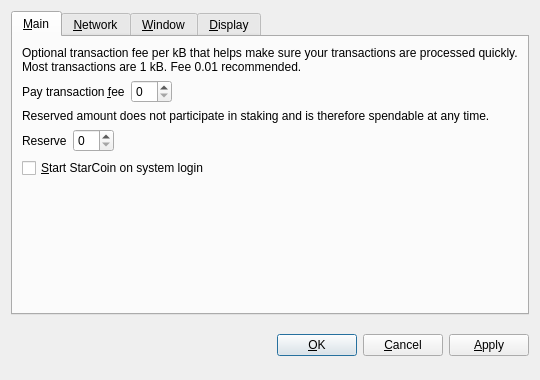
<?xml version="1.0" encoding="UTF-8"?>
<ui version="4.0">
 <class>OptionsDialog</class>
 <widget class="QDialog" name="OptionsDialog">
  <property name="geometry">
   <rect>
    <x>0</x>
    <y>0</y>
    <width>540</width>
    <height>380</height>
   </rect>
  </property>
  <property name="windowTitle">
   <string>Options</string>
  </property>
  <property name="modal">
   <bool>true</bool>
  </property>
  <layout class="QVBoxLayout" name="verticalLayout">
   <item>
    <widget class="QTabWidget" name="tabWidget">
     <property name="tabPosition">
      <enum>QTabWidget::North</enum>
     </property>
     <property name="currentIndex">
      <number>0</number>
     </property>
     <widget class="QWidget" name="tabMain">
      <attribute name="title">
       <string>&amp;Main</string>
      </attribute>
      <layout class="QVBoxLayout" name="verticalLayout_Main">
       <item>
        <widget class="QLabel" name="transactionFeeInfoLabel">
         <property name="text">
          <string>Optional transaction fee per kB that helps make sure your transactions are processed quickly. Most transactions are 1 kB. Fee 0.01 recommended.</string>
         </property>
         <property name="textFormat">
          <enum>Qt::PlainText</enum>
         </property>
         <property name="wordWrap">
          <bool>true</bool>
         </property>
        </widget>
       </item>
       <item>
        <layout class="QHBoxLayout" name="horizontalLayoutFee">
         <item>
          <widget class="QLabel" name="transactionFeeLabel">
           <property name="text">
            <string>Pay transaction &amp;fee</string>
           </property>
           <property name="textFormat">
            <enum>Qt::PlainText</enum>
           </property>
           <property name="buddy">
            <cstring>transactionFee</cstring>
           </property>
          </widget>
         </item>
         <item>
          <widget class="BitcoinAmountField" name="transactionFee"/>
         </item>
         <item>
          <spacer name="horizontalSpacerFee">
           <property name="orientation">
            <enum>Qt::Horizontal</enum>
           </property>
           <property name="sizeHint" stdset="0">
            <size>
             <width>40</width>
             <height>20</height>
            </size>
           </property>
          </spacer>
         </item>
        </layout>
       </item>
       <item>
        <widget class="QLabel" name="reserveBalanceInfoLabel">
         <property name="text">
          <string>Reserved amount does not participate in staking and is therefore spendable at any time.</string>
         </property>
         <property name="textFormat">
          <enum>Qt::PlainText</enum>
         </property>
         <property name="wordWrap">
          <bool>true</bool>
         </property>
        </widget>
       </item>
       <item>
        <layout class="QHBoxLayout" name="horizontalLayoutReserveBalance">
         <item>
          <widget class="QLabel" name="reserveBalanceLabel">
           <property name="text">
            <string>Reserve</string>
           </property>
           <property name="textFormat">
            <enum>Qt::PlainText</enum>
           </property>
           <property name="buddy">
            <cstring>reserveBalance</cstring>
           </property>
          </widget>
         </item>
         <item>
          <widget class="BitcoinAmountField" name="reserveBalance"/>
         </item>
         <item>
          <spacer name="horizontalSpacerReserveBalance">
           <property name="orientation">
            <enum>Qt::Horizontal</enum>
           </property>
           <property name="sizeHint" stdset="0">
            <size>
             <width>40</width>
             <height>20</height>
            </size>
           </property>
          </spacer>
         </item>
        </layout>
       </item>
       <item>
        <widget class="QCheckBox" name="bitcoinAtStartup">
         <property name="toolTip">
          <string>Automatically start StarCoin after logging in to the system.</string>
         </property>
         <property name="text">
          <string>&amp;Start StarCoin on system login</string>
         </property>
        </widget>
       </item>
       <item>
        <spacer name="verticalSpacer_Main">
         <property name="orientation">
          <enum>Qt::Vertical</enum>
         </property>
         <property name="sizeHint" stdset="0">
          <size>
           <width>20</width>
           <height>40</height>
          </size>
         </property>
        </spacer>
       </item>
      </layout>
     </widget>
     <widget class="QWidget" name="tabNetwork">
      <attribute name="title">
       <string>&amp;Network</string>
      </attribute>
      <layout class="QVBoxLayout" name="verticalLayout_Network">
       <item>
        <widget class="QCheckBox" name="mapPortUpnp">
         <property name="toolTip">
          <string>Automatically open the StarCoin client port on the router. This only works when your router supports UPnP and it is enabled.</string>
         </property>
         <property name="text">
          <string>Map port using &amp;UPnP</string>
         </property>
        </widget>
       </item>
       <item>
        <widget class="QCheckBox" name="connectSocks">
         <property name="toolTip">
          <string>Connect to the StarCoin network through a SOCKS proxy (e.g. when connecting through Tor).</string>
         </property>
         <property name="text">
          <string>&amp;Connect through SOCKS proxy:</string>
         </property>
        </widget>
       </item>
       <item>
        <layout class="QHBoxLayout" name="horizontalLayout_Network">
         <item>
          <widget class="QLabel" name="proxyIpLabel">
           <property name="text">
            <string>Proxy &amp;IP:</string>
           </property>
           <property name="textFormat">
            <enum>Qt::PlainText</enum>
           </property>
           <property name="buddy">
            <cstring>proxyIp</cstring>
           </property>
          </widget>
         </item>
         <item>
          <widget class="QValidatedLineEdit" name="proxyIp">
           <property name="maximumSize">
            <size>
             <width>140</width>
             <height>16777215</height>
            </size>
           </property>
           <property name="toolTip">
            <string>IP address of the proxy (e.g. 127.0.0.1)</string>
           </property>
          </widget>
         </item>
         <item>
          <widget class="QLabel" name="proxyPortLabel">
           <property name="text">
            <string>&amp;Port:</string>
           </property>
           <property name="textFormat">
            <enum>Qt::PlainText</enum>
           </property>
           <property name="buddy">
            <cstring>proxyPort</cstring>
           </property>
          </widget>
         </item>
         <item>
          <widget class="QLineEdit" name="proxyPort">
           <property name="maximumSize">
            <size>
             <width>55</width>
             <height>16777215</height>
            </size>
           </property>
           <property name="toolTip">
            <string>Port of the proxy (e.g. 9050)</string>
           </property>
          </widget>
         </item>
         <item>
          <widget class="QLabel" name="socksVersionLabel">
           <property name="text">
            <string>SOCKS &amp;Version:</string>
           </property>
           <property name="textFormat">
            <enum>Qt::PlainText</enum>
           </property>
           <property name="buddy">
            <cstring>socksVersion</cstring>
           </property>
          </widget>
         </item>
         <item>
          <widget class="QValueComboBox" name="socksVersion">
           <property name="toolTip">
            <string>SOCKS version of the proxy (e.g. 5)</string>
           </property>
          </widget>
         </item>
         <item>
          <spacer name="horizontalSpacer_Network">
           <property name="orientation">
            <enum>Qt::Horizontal</enum>
           </property>
           <property name="sizeHint" stdset="0">
            <size>
             <width>40</width>
             <height>20</height>
            </size>
           </property>
          </spacer>
         </item>
        </layout>
       </item>
       <item>
        <spacer name="verticalSpacer_Network">
         <property name="orientation">
          <enum>Qt::Vertical</enum>
         </property>
         <property name="sizeHint" stdset="0">
          <size>
           <width>20</width>
           <height>40</height>
          </size>
         </property>
        </spacer>
       </item>
      </layout>
     </widget>
     <widget class="QWidget" name="tabWindow">
      <attribute name="title">
       <string>&amp;Window</string>
      </attribute>
      <layout class="QVBoxLayout" name="verticalLayout_Window">
       <item>
        <widget class="QCheckBox" name="minimizeToTray">
         <property name="toolTip">
          <string>Show only a tray icon after minimizing the window.</string>
         </property>
         <property name="text">
          <string>&amp;Minimize to the tray instead of the taskbar</string>
         </property>
        </widget>
       </item>
       <item>
        <widget class="QCheckBox" name="minimizeOnClose">
         <property name="toolTip">
          <string>Minimize instead of exit the application when the window is closed. When this option is enabled, the application will be closed only after selecting Quit in the menu.</string>
         </property>
         <property name="text">
          <string>M&amp;inimize on close</string>
         </property>
        </widget>
       </item>
       <item>
        <spacer name="verticalSpacer_Window">
         <property name="orientation">
          <enum>Qt::Vertical</enum>
         </property>
         <property name="sizeHint" stdset="0">
          <size>
           <width>20</width>
           <height>40</height>
          </size>
         </property>
        </spacer>
       </item>
      </layout>
     </widget>
     <widget class="QWidget" name="tabDisplay">
      <attribute name="title">
       <string>&amp;Display</string>
      </attribute>
      <layout class="QVBoxLayout" name="verticalLayout_Display">
       <item>
        <layout class="QHBoxLayout" name="horizontalLayout_1_Display">
         <item>
          <widget class="QLabel" name="langLabel">
           <property name="text">
            <string>User Interface &amp;language:</string>
           </property>
           <property name="textFormat">
            <enum>Qt::PlainText</enum>
           </property>
           <property name="buddy">
            <cstring>lang</cstring>
           </property>
          </widget>
         </item>
         <item>
          <widget class="QValueComboBox" name="lang">
           <property name="toolTip">
            <string>The user interface language can be set here. This setting will take effect after restarting StarCoin.</string>
           </property>
          </widget>
         </item>
        </layout>
       </item>
       <item>
        <layout class="QHBoxLayout" name="horizontalLayout_2_Display">
         <item>
          <widget class="QLabel" name="unitLabel">
           <property name="text">
            <string>&amp;Unit to show amounts in:</string>
           </property>
           <property name="textFormat">
            <enum>Qt::PlainText</enum>
           </property>
           <property name="buddy">
            <cstring>unit</cstring>
           </property>
          </widget>
         </item>
         <item>
          <widget class="QValueComboBox" name="unit">
           <property name="toolTip">
            <string>Choose the default subdivision unit to show in the interface and when sending coins.</string>
           </property>
          </widget>
         </item>
        </layout>
       </item>
       <item>
        <widget class="QCheckBox" name="displayAddresses">
         <property name="toolTip">
          <string>Whether to show StarCoin addresses in the transaction list or not.</string>
         </property>
         <property name="text">
          <string>&amp;Display addresses in transaction list</string>
         </property>
        </widget>
       </item>
       <item>
        <widget class="QCheckBox" name="coinControlFeatures">
         <property name="toolTip">
          <string>Whether to show coin control features or not.</string>
         </property>
         <property name="text">
          <string>Display coin &amp;control features (experts only!)</string>
         </property>
        </widget>
       </item>
       <item>
        <spacer name="verticalSpacer_Display">
         <property name="orientation">
          <enum>Qt::Vertical</enum>
         </property>
         <property name="sizeHint" stdset="0">
          <size>
           <width>20</width>
           <height>40</height>
          </size>
         </property>
        </spacer>
       </item>
      </layout>
     </widget>
    </widget>
   </item>
   <item>
    <layout class="QHBoxLayout" name="horizontalLayout_Buttons">
     <item>
      <spacer name="horizontalSpacer_1">
       <property name="orientation">
        <enum>Qt::Horizontal</enum>
       </property>
       <property name="sizeHint" stdset="0">
        <size>
         <width>40</width>
         <height>48</height>
        </size>
       </property>
      </spacer>
     </item>
     <item>
      <widget class="QLabel" name="statusLabel">
       <property name="font">
        <font>
         <weight>75</weight>
         <bold>true</bold>
        </font>
       </property>
       <property name="text">
        <string/>
       </property>
       <property name="textFormat">
        <enum>Qt::PlainText</enum>
       </property>
       <property name="wordWrap">
        <bool>true</bool>
       </property>
      </widget>
     </item>
     <item>
      <spacer name="horizontalSpacer_2">
       <property name="orientation">
        <enum>Qt::Horizontal</enum>
       </property>
       <property name="sizeHint" stdset="0">
        <size>
         <width>40</width>
         <height>48</height>
        </size>
       </property>
      </spacer>
     </item>
     <item>
      <widget class="QPushButton" name="okButton">
       <property name="text">
        <string>&amp;OK</string>
       </property>
      </widget>
     </item>
     <item>
      <widget class="QPushButton" name="cancelButton">
       <property name="text">
        <string>&amp;Cancel</string>
       </property>
       <property name="autoDefault">
        <bool>false</bool>
       </property>
      </widget>
     </item>
     <item>
      <widget class="QPushButton" name="applyButton">
       <property name="text">
        <string>&amp;Apply</string>
       </property>
       <property name="autoDefault">
        <bool>false</bool>
       </property>
      </widget>
     </item>
    </layout>
   </item>
  </layout>
 </widget>
 <customwidgets>
  <customwidget>
   <class>BitcoinAmountField</class>
   <extends>QSpinBox</extends>
   <header>bitcoinamountfield.h</header>
  </customwidget>
  <customwidget>
   <class>QValueComboBox</class>
   <extends>QComboBox</extends>
   <header>qvaluecombobox.h</header>
  </customwidget>
  <customwidget>
   <class>QValidatedLineEdit</class>
   <extends>QLineEdit</extends>
   <header>qvalidatedlineedit.h</header>
  </customwidget>
 </customwidgets>
 <resources/>
 <connections/>
</ui>
